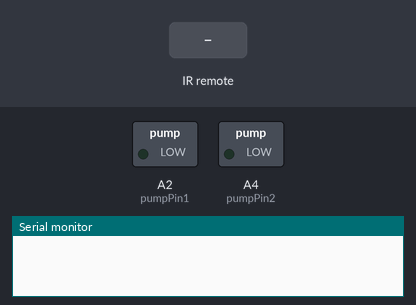
The sketch below on a simulated Adafruit Circuit Playground Express. Parts: switched loads named in the sketch (green lamp = pin HIGH), the last lines printed to the serial monitor. Inputs (shaded band) come from the test bench.

Above: at 1.2 s.
1.3 s: infrared code 0xFF38C7 received
At 2.0 s:
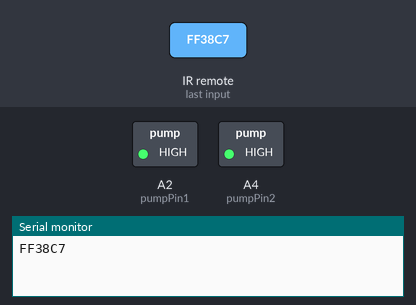
2.8 s: infrared code 0xFF5AA5 received
At 3.2 s:
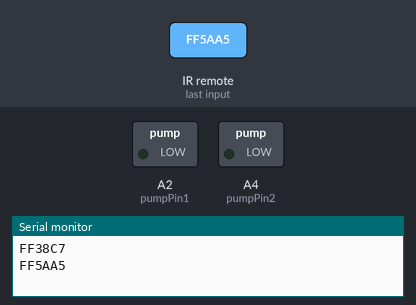
Timing chart, 0 to 5.8 s (numbered marks = the images above; inputs shaded):
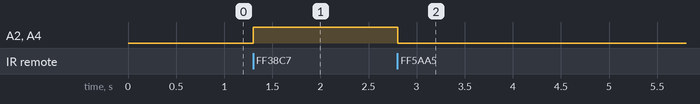

The sketch:

finalproject.ino
```cpp
#include <IRLib.h>
#include <Adafruit_CircuitPlayground.h>

const int pumpPin1 = A2;
const int pumpPin2 = A4;

IRrecv My_Receiver(A1); // Create an instance of the IR receiver
decode_results My_Result; // Create an instance of the decode results

void setup() {
  Serial.begin(9600);
  My_Receiver.enableIRIn(); // Start the IR receiver
  pinMode(pumpPin1, OUTPUT);
  pinMode(pumpPin2, OUTPUT);
  digitalWrite(pumpPin1, LOW);
  digitalWrite(pumpPin2, LOW);
}

void loop() {
  if (My_Receiver.decode(&My_Result)) {
    Serial.println(My_Result.value, HEX);
    if (My_Result.value == 0xFF38C7) { // Replace with the actual IR code for "2" on your remote
      digitalWrite(pumpPin1, HIGH);
      digitalWrite(pumpPin2, HIGH);
    } else if (My_Result.value == 0xFF5AA5) { // Replace with the actual IR code for "5" on your remote
      digitalWrite(pumpPin1, LOW);
      digitalWrite(pumpPin2, LOW);
    }
    My_Receiver.resume(); // Prepare for the next IR code
  }
  delay(100);
}
```

Measured:
- after the input at 1.3 s, A2 (pumpPin1), A4 (pumpPin2): LOW → HIGH at once
- after the input at 2.8 s, A2 (pumpPin1), A4 (pumpPin2): HIGH → LOW at once
